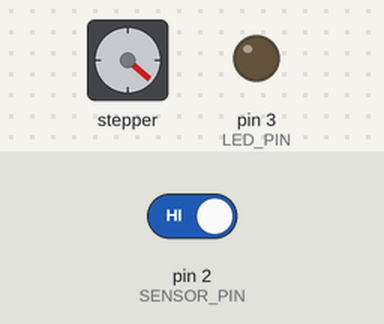
A sketch run on a simulated Arduino Uno, built with avr-gcc and run on an emulated ATmega328P. Shown: stepper motor, output pins drawn as LEDs (lit = HIGH). The inputs (shaded band) are chosen by the test bench; at power-on: pin 2 (SENSOR_PIN) HIGH. Random numbers use the default seed unless the sketch sets one; stepper angles assume 2048 steps per turn.

Above: at 6.5 s.
6.6 s: pin 2 (SENSOR_PIN) driven LOW
At 7.2 s:
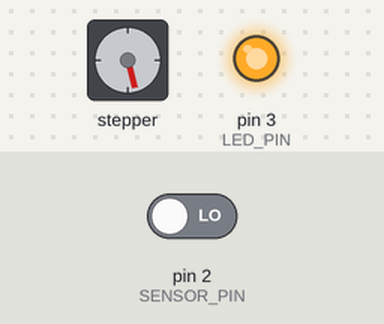
18.6 s: pin 2 (SENSOR_PIN) driven HIGH
At 25.3 s:
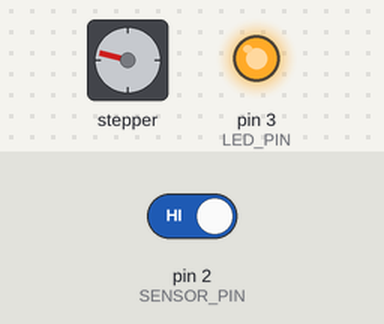
Timing chart, 0 to 26.8 s (numbered marks = the images above; inputs shaded):
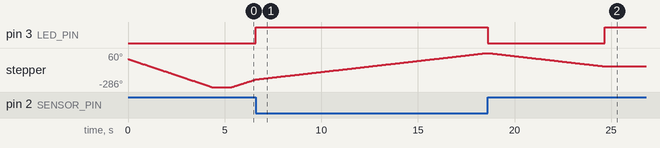

The sketch:

calibrate1.ino
```cpp
#include <Stepper.h>

const int stepsPerRevolution = 2048;
const double cent_step = 20.48;

Stepper myStepper(stepsPerRevolution, 14, 15, 16, 17);

#define SENSOR_PIN 2
#define LED_PIN 3
#define MOTOR_SPEED 11
#define SLOW_DELAY 5
#define FORE 1
#define BACK -1
#define RESTART_WAIT 3000L
#define RESET_COUNT 5

int centering = 9;

void setup() {
  Serial.begin(115200);
  myStepper.setSpeed(MOTOR_SPEED);

  // perform a full revolutionon start up to allow synchronizing the clock position
  // myStepper.step(stepsPerRevolution);

  pinMode(SENSOR_PIN, INPUT_PULLUP);
  pinMode(LED_PIN, OUTPUT);

  Serial.println();

  // positive 100 steps
  // myStepper.step(500 * FORE);
  // negative 100 steps
  // myStepper.step(500 * BACK);

  myStepper.step(FORE * random(stepsPerRevolution * 2) - stepsPerRevolution);
  delay(1000);
}

// remember the carry between rounds
double carry = 0.0;

void(* resetFunc)(void) = 0;

int reset_count = 0;

void loop() {

  digitalWrite(LED_PIN, !digitalRead(SENSOR_PIN));

  // if not already on the sensor, roll forward until it's found
  if(digitalRead(SENSOR_PIN) == HIGH){
    // Serial.println("NOT FOUND");
    for(int i = 0; i < stepsPerRevolution; i++){
      // Serial.print("!");
      digitalWrite(LED_PIN, !digitalRead(SENSOR_PIN));
      if(digitalRead(SENSOR_PIN) == LOW)
        break;
      // delay(SLOW_DELAY);
      myStepper.step(FORE);
    }
  } else {
    // Serial.println("FOUND");
    // roll backward until it's not found
    for(int i = 0; i < stepsPerRevolution; i++){
      // Serial.print("@");
      digitalWrite(LED_PIN, !digitalRead(SENSOR_PIN));
      if(digitalRead(SENSOR_PIN) == HIGH)
        break;
      myStepper.step(BACK);
      delay(SLOW_DELAY);
    }

  // roll forward until it's found
    for(int i = 0; i < stepsPerRevolution; i++){
      // Serial.print("#");
      digitalWrite(LED_PIN, !digitalRead(SENSOR_PIN));
      if(digitalRead(SENSOR_PIN) == LOW)
        break;
      myStepper.step(FORE);
      delay(SLOW_DELAY);
    }
  }

  int cal_step = 0;
  // roll slowly until the sensor goes high NOT FOUND and count the steps
  for(int i = 0; i < 2 * stepsPerRevolution; i++){
    // Serial.print("*");
    digitalWrite(LED_PIN, !digitalRead(SENSOR_PIN));
    if(digitalRead(SENSOR_PIN) == HIGH)
      break;
    myStepper.step(FORE);
    cal_step++;
    delay(SLOW_DELAY);
  }

  // digitalWrite(LED_PIN, LOW);

  // roll back slowly half the number of counted steps
  for(int i = 0; i < (cal_step / 2) + centering; i++){
    // Serial.print("$");
    digitalWrite(LED_PIN, !digitalRead(SENSOR_PIN));
    myStepper.step(BACK);
    delay(SLOW_DELAY);
  }

  digitalWrite(LED_PIN, HIGH);

  unsigned long now = millis();
  while(millis() < now + RESTART_WAIT)
    ;

  if(reset_count++ >= RESET_COUNT){
    resetFunc();
  }

  // myStepper.step(FORE * random(stepsPerRevolution * 2) - stepsPerRevolution);
// resetFunc(); // Call the function at address 0 to initiate reset

  // digitalWrite(3, !digitalRead(2));

  // double current = 0.0;
  // int prev_current_i = 0;
  // int current_i = 0;

  // for(int i = 0; i < 100; i++){
  //   // increase to the next floating point step
  //   current += cent_step;

  //   // take the integer part as the initial next integer step
  //   current_i = int(current);

  //   // compute the carry, unused part of the floating point step
  //   carry += current - current_i;

  //   // add the integer part of the carry, if any to the integer step
  //   int carry_i = int(carry);
  //   current_i += carry_i;

  //   // remove the used integer part of the carry
  //   carry -= carry_i;

  //   // compute the next steps needed from the previous and current integer step
  //   int steps = current_i - prev_current_i;
  //   prev_current_i = current_i;

  //   myStepper.step(-steps);

  //   // found after several rounds of timing multiple full minutes
  //   // started losing accuracy afteraround 13 minutes
  //   // an accurate clock would need a timing source,
  //   // I think there's a built-in way to do this with interupts
  //   delay(548);
  // }
}


// void setup() {
//   pinMode(2, INPUT_PULLUP);
//   pinMode(3, OUTPUT);
// }

// void loop() {
//   digitalWrite(3, !digitalRead(2));
// }
```

Measured:
- after the input at 18.6 s, pin 3 (LED_PIN): HIGH → LOW at once, → HIGH 6.1 s later
